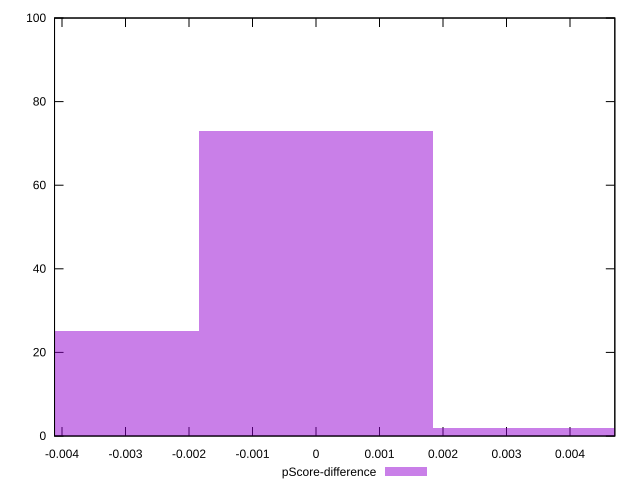

Generate this figure with gnuplot:
reset

$pScoreDifference <<EOF
0 73
-0.0036868288880212655 25
0.0036868288880212655 2
EOF

set key outside below
set boxwidth 0.0036868288880212655
set xrange [-0.0041176470588235314:0.004705882352941143]
set yrange [0:100]
set trange [0:100]
set style fill transparent solid 0.5 noborder
set terminal svg size 640, 490 enhanced background rgb 'white'
set output "reports/report_00032_2021-02-25T10-28-15.087Z/unused-javascript/samples/astro/pScore-difference/histogram.svg"

plot $pScoreDifference title "pScore-difference" with boxes

reset
